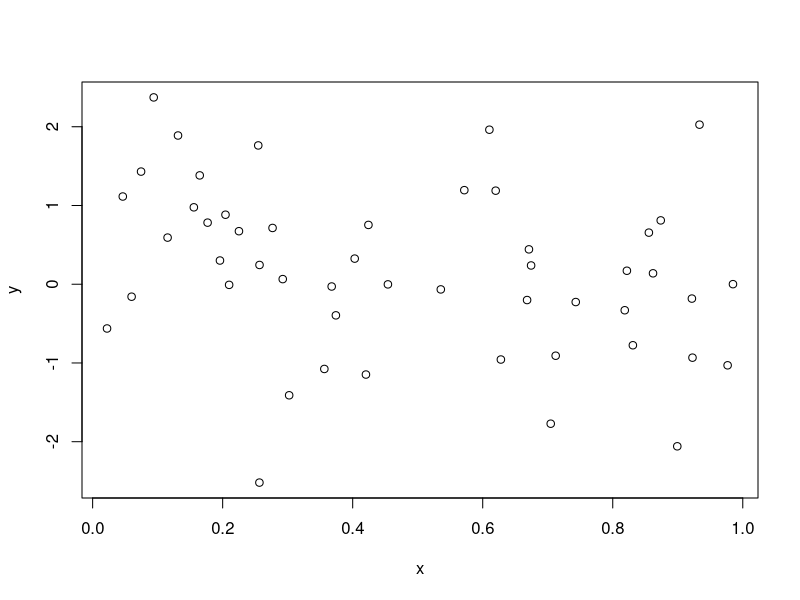
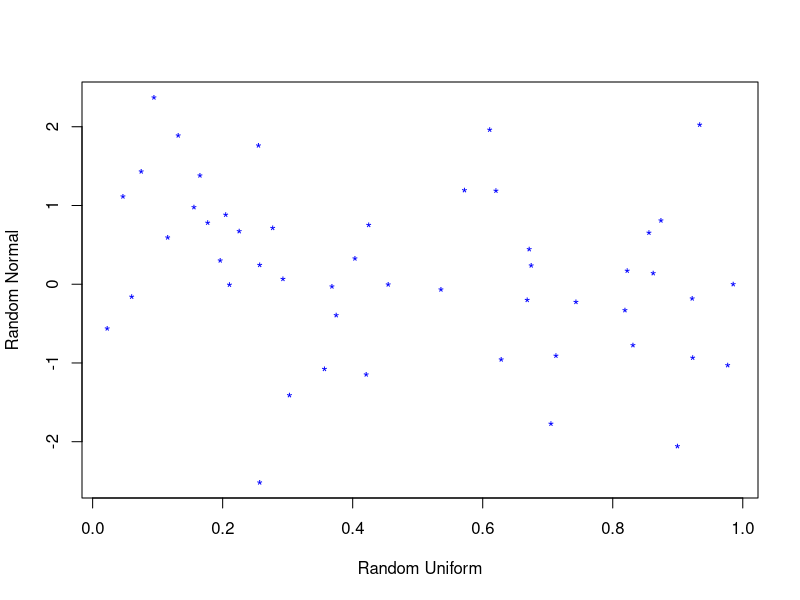
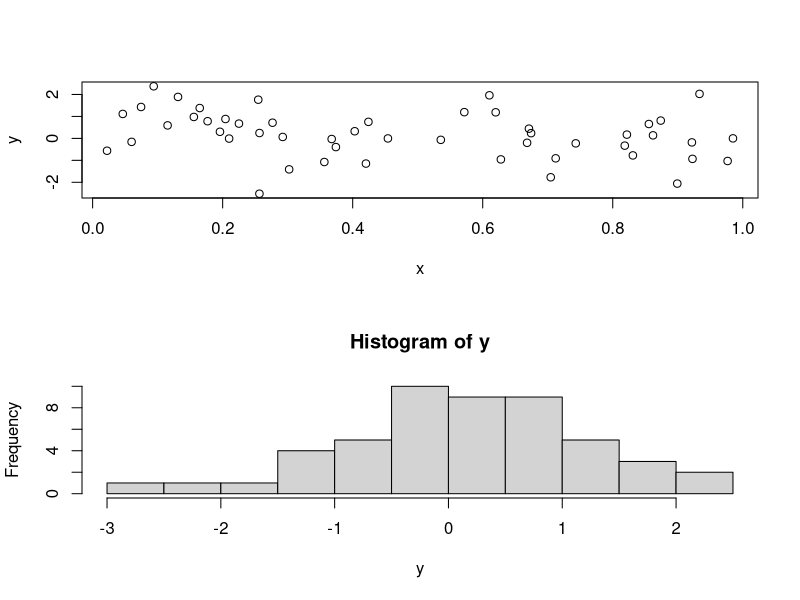
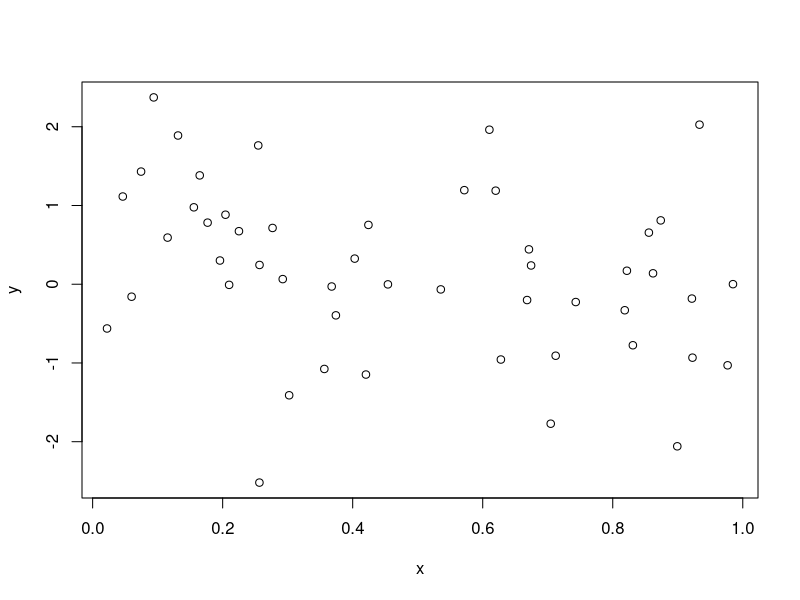
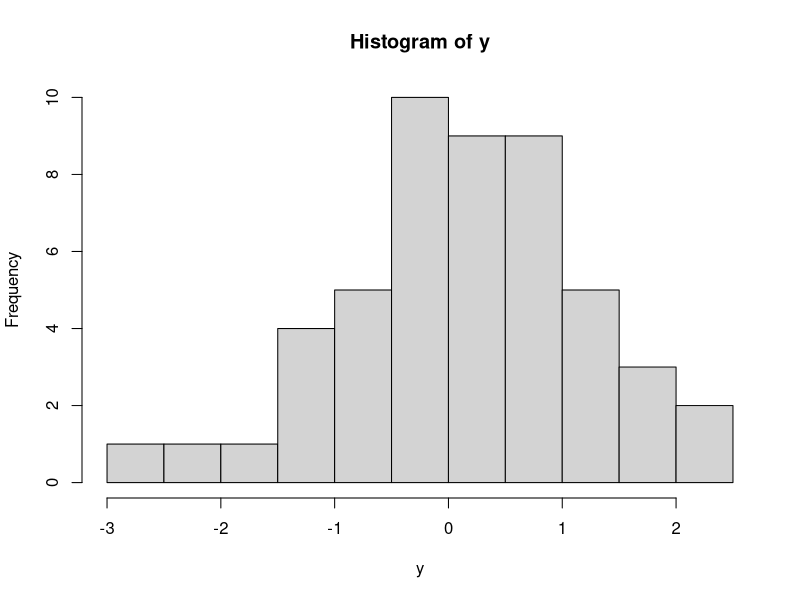

The R source for these figures, in order:


setwd("E:/R/Stanford")

x= c(2,7,5)

x

y = seq(from = 4, length = 3, by = 3)

?seq


y[2:3]

x/y

x+y

x*y


y[2]


# Remove element at 2nd position from vector y
y[-2]


z <- matrix(seq(1:12),4,3)

z

z[3:4,2:3]

z[,2:3]


z[,1]

z[,1,drop = FALSE]

dim(z)

ls()

rm(y)

ls()

x=runif(50)

x

y=rnorm(50)

y

plot(x,y)

plot(x,y, xlab = "Random Uniform", ylab = "Random Normal", pch = "*", col = "blue")

par(mfrow = c(2,1))

plot(x, y)

hist(y)

par(mfrow = c(1,1))

plot(x,y)

hist(y)

search()

help(summary)
